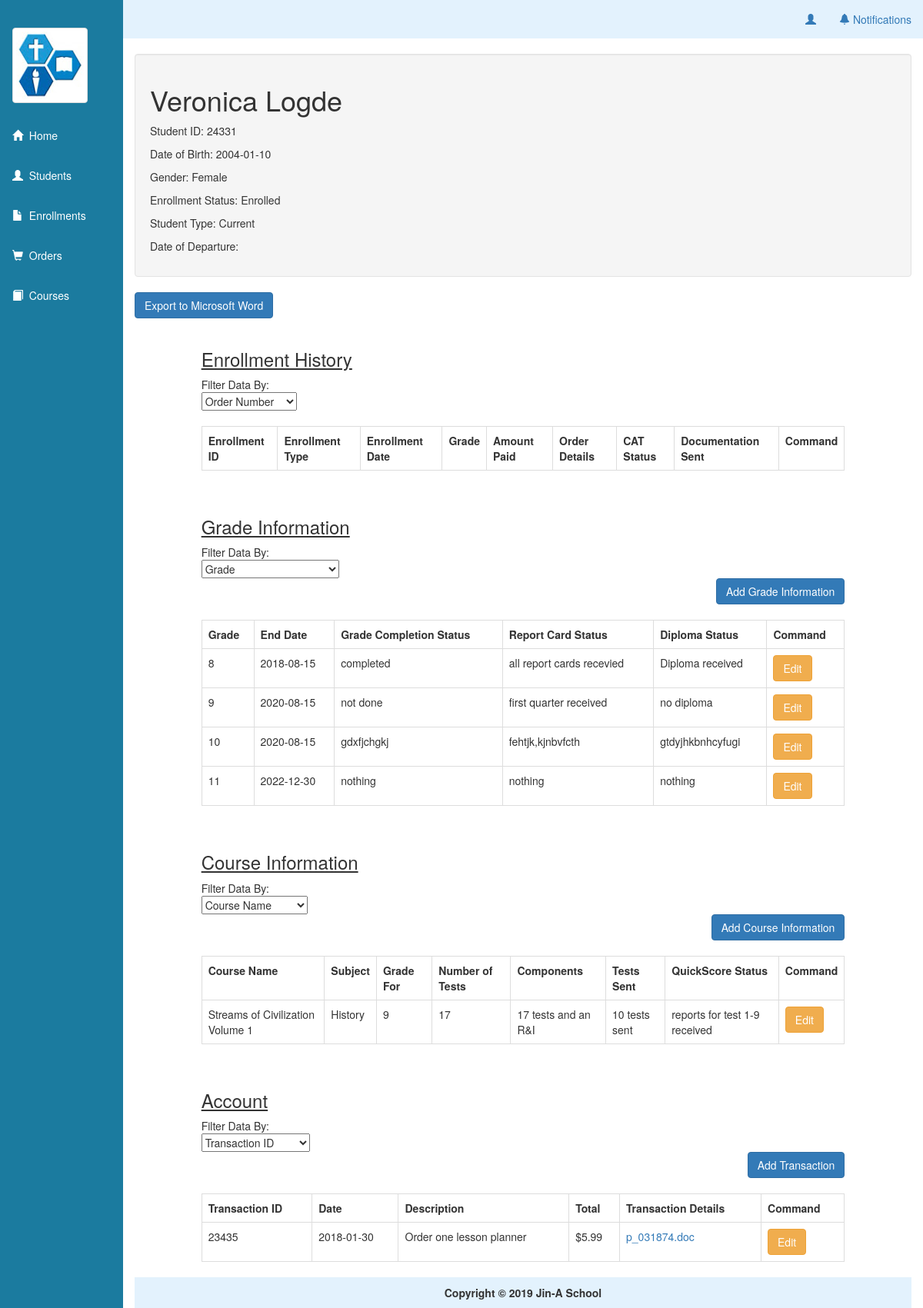
Screenshot of /viewstudents.php?id=24331 with the database file from the repository.
### tables this page shows
CREATE TABLE `students` (
  `student_id` int(11) NOT NULL,
  `first_name` varchar(50) NOT NULL,
  `middle_name` varchar(50) DEFAULT NULL,
  `last_name` varchar(50) NOT NULL,
  `date_of_birth` date NOT NULL,
  `gender` enum('Male','Female') NOT NULL,
  `enrollment_status` enum('Enrolled','Not enrolled','Enrollment Pending') NOT NULL,
  `student_type` enum('Current','Past') NOT NULL,
  `date_of_departure` date DEFAULT NULL
);

CREATE TABLE `student_grade` (
  `student_id` int(11) NOT NULL,
  `grade` enum('8','9','10','11','12') NOT NULL,
  `end_date` date NOT NULL,
  `grade_completion_status` mediumtext,
  `report_card_status` mediumtext,
  `diploma_status` mediumtext
);

CREATE TABLE `student_course` (
  `student_id` int(11) NOT NULL,
  `course_id` int(11) NOT NULL,
  `grade` enum('8','9','10','11','12') NOT NULL,
  `test_sent` varchar(250) DEFAULT NULL,
  `quickscore_status` mediumtext
);

CREATE TABLE `courses` (
  `course_id` int(11) NOT NULL,
  `course_name` varchar(150) NOT NULL,
  `subjects` varchar(150) NOT NULL,
  `grade` enum('8','9','10','11','12') NOT NULL,
  `number_of_tests` int(11) DEFAULT NULL,
  `components` varchar(250) DEFAULT NULL
);

CREATE TABLE `transactions` (
  `transaction_id` int(11) NOT NULL,
  `student_id` int(11) NOT NULL,
  `trans_date` date NOT NULL,
  `trans_description` mediumtext NOT NULL,
  `total` varchar(50) NOT NULL,
  `transaction_details` varchar(150) DEFAULT NULL
);

### viewstudents.php (the view, shortened to what this page needs)
<?php
    include ('includes/header.php');
    $connection = db_connect();
    @$s_id = $_SESSION["studentid"];
    $query= "SELECT * FROM students WHERE student_id = '$s_id'";
    $ret = mysqli_query($connection, $query);
    $query3= "SELECT * FROM student_grade WHERE student_id = '$s_id' ORDER BY grade";
    $ret3 = mysqli_query($connection, $query3);
    $row = mysqli_fetch_array($ret);
    $query4= "SELECT student_course.grade, student_course.test_sent, student_course.quickscore_status, courses.course_id, courses.course_name, courses.subjects, courses.number_of_tests, courses.components FROM student_course, courses WHERE student_course.student_id = '$s_id' and courses.course_id=student_course.course_id ORDER BY student_course.grade";
    $query5= "SELECT * FROM transactions WHERE student_id = '$s_id'";
    $ret5 = mysqli_query($connection, $query5);
?>
<div class="row">
<div class="col-sm-12" id="source-html">
    <br>
    <div class="well well-md">
        <h1><?php echo $row["first_name"] . " " . $row["middle_name"] . " " . $row["last_name"]; ?></h1>
        <p>Student ID: <?php echo $row["student_id"];?></p>
        <p>Date of Birth: <?php echo $row["date_of_birth"];?></p>
        <p>Gender: <?php echo $row["gender"];?></p>
        <p>Enrollment Status: <?php echo $row["enrollment_status"];?></p>
        <p>Student Type: <?php echo $row["student_type"];?></p>
        <p>Date of Departure: <?php echo $row["date_of_departure"];?></p>
    </div>
    <button type="button" onclick="exportHTML();" class="btn btn-primary">Export to Microsoft Word</button>
</div>
</div>
    <div class="row">
    <div class="col-sm-1"></div>
        <div class="col-sm-10">
            <br>
            <h3><u>Enrollment History</u></h3>
            <div for="filtercourse">Filter Data By:</div><select id="fetche" name="filtercourse">
      <option value="order_number">Order Number</option>
    </select>    <br> <br>
            <table border="1" class="table table-bordered" id="studenrolllment_table">
                <tr>
                  <th>Enrollment ID</th>
                  <th>Enrollment Type</th>
                  <th>Enrollment Date</th>
                  <th>Grade</th>
                  <th>Amount Paid</th>
                  <th>Order Details</th>
                  <th>CAT Status</th>
                  <th>Documentation Sent</th>
                  <th>Command</th>
                </tr>
            </table>
            <br>
            <h3><u>Grade Information</u></h3>
            <div for="filtercourse">Filter Data By:</div><select id="fetchg" name="filtercourse">
      <option value="grade">Grade</option>
    </select>    <br>
            <div class="text-right"><button type="button" class="button btn btn-primary" data-modal="maddc">Add Grade Information</button></div>
            <br>
            <table border="1" class="table table-bordered" id="studgrade_table">
                <tr>
                    <th>Grade</th>
                    <th>End Date</th>
                    <th>Grade Completion Status</th>
                    <th>Report Card Status</th>
                    <th>Diploma Status</th>
                    <th>Command</th>
                </tr>
                <?php
                    while($row3 = mysqli_fetch_array($ret3)){
                ?>
                <tr>
                    <td> <?php echo $row3["grade"]; ?></td>
                    <td> <?php echo $row3["end_date"]; ?> </td>
                    <td> <?php echo $row3["grade_completion_status"];?> </td>
                    <td> <?php echo $row3["report_card_status"];?> </td>
                    <td> <?php echo $row3["diploma_status"];?> </td>
                    <td><form action="edit.php?grade=<?php echo $row3["grade"]; ?>&sid=<?php echo $s_id; ?>" method="post"><input type="submit" class=" btn btn-warning" name="editgradeinfo" value="Edit"></form></td>
                </tr>
                <?php } ?>
            </table>
            <br>
            <h3><u>Course Information</u></h3>
            <div for="filtercourse">Filter Data By:</div><select id="fetchc" name="filtercourse">
      <option value="course_name">Course Name</option>
    </select>    <br>
            <div class="text-right"><button type="button" class="button btn btn-primary" data-modal="maddc">Add Course Information</button></div>
            <br>
            <?php
                if($_POST["request"]){
                  $request = $_POST["request"];
                  $query4= "SELECT student_course.grade, student_course.test_sent, student_course.quickscore_status, courses.course_id, courses.course_name, courses.subjects, courses.number_of_tests, courses.components FROM student_course, courses WHERE student_course.student_id = '$s_id' and courses.course_id=student_course.course_id ORDER BY $request";
                }else{
                  $query4= "SELECT student_course.grade, student_course.test_sent, student_course.quickscore_status, courses.course_id, courses.course_name, courses.subjects, courses.number_of_tests, courses.components FROM student_course, courses WHERE student_course.student_id = '$s_id' and courses.course_id=student_course.course_id ORDER BY student_course.grade";
                }
                $ret4 = mysqli_query($connection, $query4);
            ?>
            <table border="1" class="table table-bordered" id="studcourse_table">
                <tr>
                    <th>Course Name</th>
                    <th>Subject</th>
                    <th>Grade For</th>
                    <th>Number of Tests</th>
                    <th>Components</th>
                    <th>Tests Sent</th>
                    <th>QuickScore Status</th>
                    <th>Command</th>
                </tr>
                <?php
                    while($row4 = mysqli_fetch_array($ret4)){
                ?>
                <tr>
                    <td><?php echo $row4["course_name"]; ?></td>
                    <td> <?php echo $row4["subjects"]; ?> </td>
                    <td> <?php echo $row4["grade"];?> </td>
                    <td> <?php echo $row4["number_of_tests"];?> </td>
                    <td> <?php echo $row4["components"];?> </td>
                    <td> <?php echo $row4["test_sent"];?> </td>
                    <td> <?php echo $row4["quickscore_status"];?> </td>
                    <td><form action="edit.php?cid=<?php echo $row4["course_id"]; ?>&sid=<?php echo $s_id; ?>" method="post"><input type="submit" class=" btn btn-warning" name="editcourseinfo" value="Edit"></form></td>
                </tr>
                <?php } ?>
            </table>
            <br>
            <h3><u>Account</u></h3>
            <div for="filtercourse">Filter Data By:</div><select id="fetcht" name="filtercourse">
      <option value="transaction_id">Transaction ID</option>
    </select>    <br>
            <div class="text-right"><button type="button" class="button btn btn-primary" data-modal="maddc">Add Transaction</button></div>
            <br>
            <table border="1" class="table table-bordered" id="transaction_table">
                <tr>
                    <th>Transaction ID</th>
                    <th>Date</th>
                    <th>Description</th>
                    <th>Total</th>
                    <th>Transaction Details</th>
                    <th>Command</th>
                </tr>
                <?php
                    while($row5 = mysqli_fetch_array($ret5)){
                ?>
                <tr>
                    <td><?php echo $row5["transaction_id"]; ?></td>
                    <td> <?php echo $row5["trans_date"];?> </td>
                    <td> <?php echo $row5["trans_description"];?> </td>
                    <td> <?php echo $row5["total"];?> </td>
                    <td> <a href="uploads/<?php echo $row5['transaction_details'];?>" target="_blank"><?php echo $row5["transaction_details"];?> </a></td>
                    <td> <form action="edit.php?id=<?php echo $row5["transaction_id"]; ?>" method="post"><input type="submit" class=" btn btn-warning" name="edittransaction" value="Edit"></form></td>
                </tr>
                <?php } ?>
            </table>
        </div>
        <div class="col-sm-1"></div>
    </div>
    <?php include ('includes/footer.php'); ?>

### includes/header.php (shortened to what this page needs)
<?php
    @$page = $_GET["page"];
    switch(@$page){
        case "":
            $home = "";
            $students = "";
            $enrollments = "";
            $orders = "";
            $courses = "";
            break;
    }
?>
<!DOCTYPE html>
<html lang="en">
<head>
  <link rel="stylesheet" href="./css/bootstrap.min.css">
  <link rel="stylesheet" href="./css/stylesheet.css"/>
</head>
<body class="container-fluid">
<div>
        <div class="row">
            <div class="side">
                <a href="index1.php?page=home"><img class= "img-thumbnail" src="Images/Logo_CLASS.jpg" alt="CLASS logo"/></a>
                <a href="index1.php?page=home" <?php echo $home ?>><span class="glyphicon glyphicon-home"></span>&nbsp;&nbsp;Home</a>
                <a href="index1.php?page=students" <?php echo $students ?>><span class="glyphicon glyphicon-user"></span>&nbsp;&nbsp;Students</a>
                <a href="index1.php?page=enrollments" <?php echo $enrollments ?>><span class="glyphicon glyphicon-file"></span>&nbsp;&nbsp;Enrollments</a>
                <a href="index1.php?page=orders" <?php echo $orders ?>><span class="glyphicon glyphicon-shopping-cart"></span>&nbsp;&nbsp;Orders </a>
                <a href="index1.php?page=courses" <?php echo $courses ?>><span class="glyphicon glyphicon-book"></span>&nbsp;&nbsp;Courses </a>
            </div>
            <div class="col-sm-12" style="background-color: #e3f2fd;">
                    <ul class="nav navbar-nav navbar-right">
                        <li class="dropdown"><a class="dropdown-toggle" data-toggle="dropdown" href="#"><span class="glyphicon glyphicon-user"></span><?php
                        ?>  </a>
                        </li></a></li>
                        <li><a href="index1.php?page=home#notifications"><span class="glyphicon glyphicon-bell"></span> Notifications</a></li>
                    </ul>
            </div>
        </div>

### includes/footer.php
</div>
<div class="row">
    <div class="col-sm-12">
        <footer class="text-center">
            <b>Copyright &copy; 2019 Jin-A School</b>
        </footer>
    </div>
</div>
</body>
</html>

### css/stylesheet.css (style rules this page uses)
.container-fluid { margin-left:160px; }
.side { height: 100%; width:160px; position: fixed; z-index: 1; top: 0; left: 0; background-color: #1b7b9f; overflow-x: hidden; padding-top: 20px; }
.side a { display: block; color: white; padding: 16px; text-decoration: none; }
footer { background-color: #e3f2fd; padding: 10px; }

### rows the page displays
students: first_name "Veronica", last_name "Logde", student_id "24331", date_of_birth "2004-01-10", gender "Female", enrollment_status "Enrolled", student_type "Current"
student_grade: grade "8", end_date "2018-08-15", grade_completion_status "completed", report_card_status "all report cards recevied", diploma_status "Diploma received"
student_grade: grade "9", end_date "2020-08-15", grade_completion_status "not done", report_card_status "first quarter received", diploma_status "no diploma"
student_grade: grade "10", end_date "2020-08-15", grade_completion_status "gdxfjchgkj", report_card_status "fehtjk,kjnbvfcth", diploma_status "gtdyjhkbnhcyfugi"
student_grade: grade "11", end_date "2022-12-30", grade_completion_status "nothing", report_card_status "nothing", diploma_status "nothing"
student_course: course.course_name "Streams of Civilization Volume 1", course.subjects "History", grade "9", course.number_of_tests "17", course.components "17 tests and an R&I", test_sent "10 tests sent", quickscore_status "reports for test 1-9 received"
transactions: transaction_id "23435", trans_date "2018-01-30", trans_description "Order one lesson planner", total "$5.99", transaction_details "p_031874.doc"
